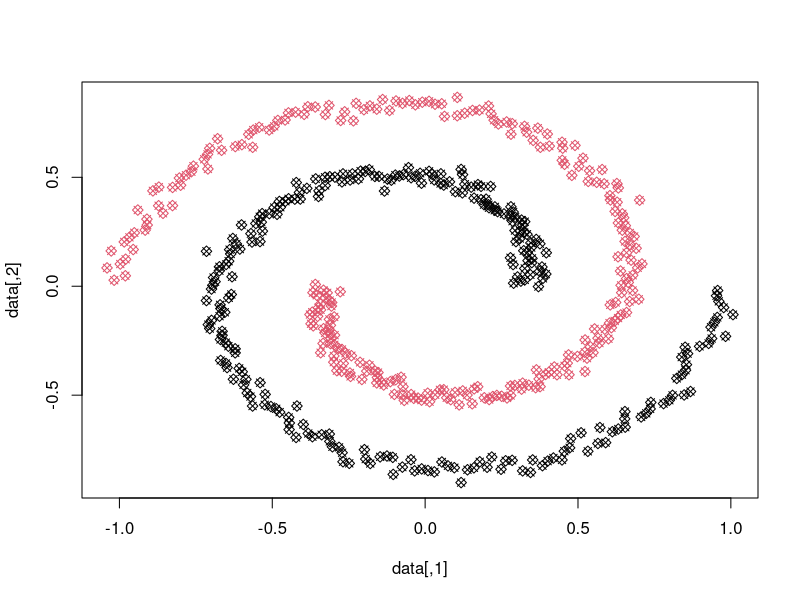

Source code (R):
library(mlbench)
library(dbscan)
library(cluster)
library(mclust)

## load 2D Swiss rolls from mlbench pkg, discard class info
truth <- mlbench.spirals(500, 1, 0.025)
data <- truth$x

###########
#  DBSCAN
###########
dbscan(data, eps=5)

######################
# Spectral Clustering
######################
## using the kernlab package
# NOTE: with higher stddevs, this doesn't work so well (eg. 0.05)
library(kernlab)
sc <- specc(data, centers=2)
plot(data, col=sc, pch=4)            # estimated classes (x)
points(data, col=truth$classes, pch=5)


##########################
# Gaussian Mixture Models
##########################


#######################################
# Agglomerative hierarchical clustering
#######################################
agnes(data)
